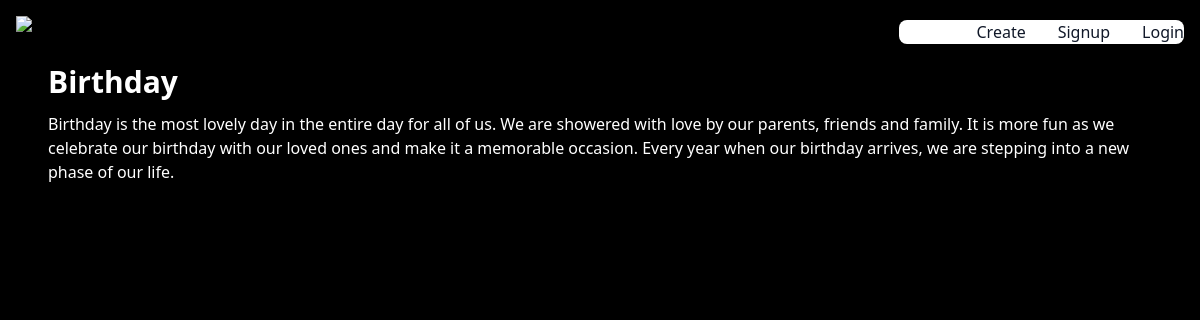
The app's page /content/8 with its own data.
### blog/models.py (models this page shows, shortened)
class Posts(models.Model):
    user = models.ForeignKey(User, on_delete=models.SET_NULL, null=True)
    title = models.CharField(max_length=100)
    content = models.TextField()
    date = models.DateTimeField(auto_now_add=True)
    author = models.CharField(max_length=50)

### blog/views.py (the view)
# urls.py: path("content/<int:pk>", views.content, name='content'),
def content(request, pk):
    posts = Posts.objects.get(pk=pk)
    context = {'posts':posts}
    print(posts.pk)
    return render(request, 'content.html', context)

### blog/templates/content.html
{% extends "main.html" %}
{% block main %}
    <div class="text-white">
        <h1 class="font-bold text-3xl mb-3 mx-12">{{posts.title}}</h1>
        <p class="mx-12">{{posts.content}}</p>
    </div>
{% endblock %}

### records on screen
Posts: title "Birthday", content "Birthday is the most lovely day in the entire day for all of us. We are showered with love by our parents, friends and family. It is more fun as we celebrate our birthday with our loved ones and make it a memorable occasion. Every year when our birthday arrives, we are stepping into a new phase of our life."
